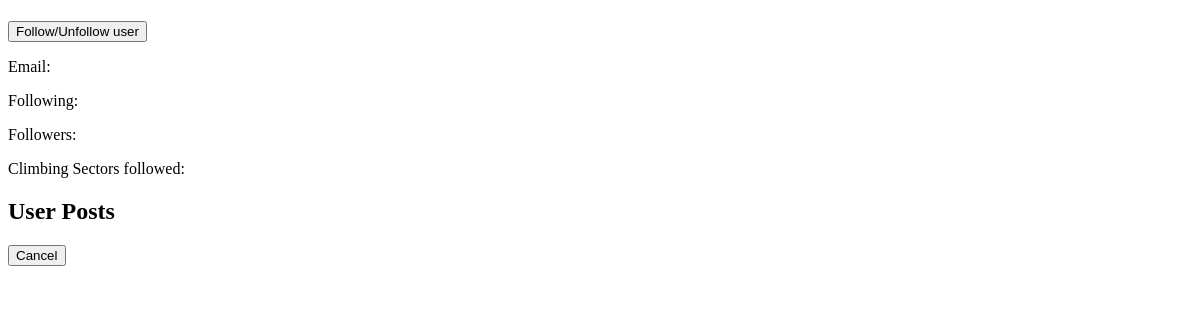
The app's page /profile/3, older data.
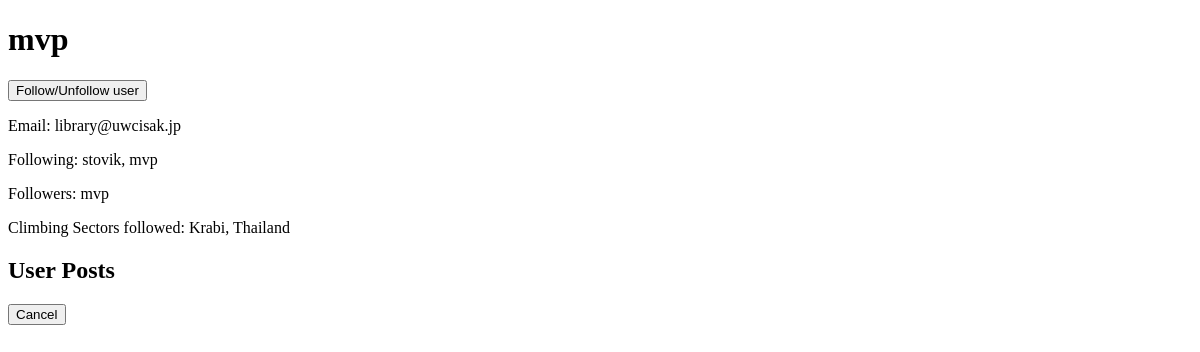
The same page, newer data.
### tables this page shows
CREATE TABLE users (
    id INTEGER PRIMARY KEY,
    username TEXT,
    email TEXT,
    password TEXT
);

CREATE TABLE threats (
    id INTEGER PRIMARY KEY,
    name TEXT,
    description TEXT
);

### app.py (the view)
@app.route('/profile/<user_id>')
def profile(user_id):
    db = DatabaseWorker('database.db')
    user = db.search(f"SELECT * FROM users WHERE id={user_id}")
    posts = db.search(f"SELECT posts.*, threats.name FROM posts JOIN threats ON posts.threat_id = threats.id WHERE posts.user_id={user_id}", multiple=True)
    following = db.search(f"SELECT users.username FROM followers JOIN users ON followers.following_id = users.id WHERE follower_id={user_id}", multiple=True)
    following = ", ".join([f[0] for f in following])
    followers = db.search(f"SELECT users.username FROM followers JOIN users ON followers.follower_id = users.id WHERE following_id={user_id}", multiple=True)
    followers = ", ".join([f[0] for f in followers])
    threads = db.search(f"SELECT threats.name FROM memberships JOIN threats ON memberships.threat_id = threats.id WHERE user_id={user_id}", multiple=True)
    threads = ", ".join([t[0] for t in threads])
    posts.reverse()
    return render_template('profile.html', user=user, posts=posts, following=following, followers=followers, threads=threads)

### database_worker.py (called while the page is built)
    def search(self, query, multiple=False):
        result = self.cursor.execute(query)
        if multiple:
            return result.fetchall() # returns multiple valuses in a list
        else:
            return result.fetchone() # returns a singele value

### templates/profile.html (shortened to what this page needs)
<!DOCTYPE html>
<html>
<head>
    <link rel="stylesheet" href="https://cdn.jsdelivr.net/npm/cirrus-ui/dist/cirrus.min.css">
    <link rel="stylesheet" href="/static/style.css">
    <link rel="stylesheet" href="https://cdnjs.cloudflare.com/ajax/libs/font-awesome/4.7.0/css/font-awesome.min.css">
</head>
<body>
    <h1>{{ user[1] }}</h1>
    <button type="button" class="btn-light" onclick="window.location.href='/follow/user/{{ user[0] }}'">Follow/Unfollow user</button>
    <p>Email: {{ user[2] }}</p>
    <p>Following: {{ following }}</p>
    <p>Followers: {{ followers }}</p>
    <p>Climbing Sectors followed: {{ threads }}</p>
    <h2>User Posts</h2>
    <button type="button" class="cancelbtn" onclick="window.location.href='/home'">Cancel</button></body>
</html>

Row changes from the older to the newer data that the page shows:
added users: username "mvp", email "library@uwcisak.jp"
added threats: name "Krabi, Thailand"
Text that changed along with them:
{{ following }}: (not shown) → "stovik, mvp"
